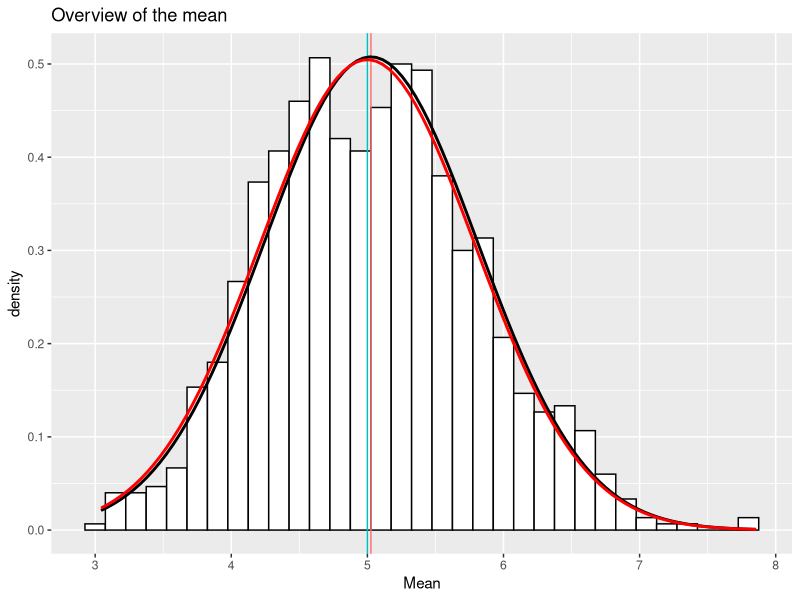

Generate this figure with R:
## ---- chunk 1
library(ggplot2)
## ---- chunk 2
#set the randomness
set.seed(1020)
#Inicialze the variables
lambda<-0.2
n<-40
experiments<-1000
## ---- chunk 3
#make the data
samples<-matrix(rexp(n*experiments,rate=lambda),experiments)
#aplly the mean to the sample data
hist<-data.frame(apply(samples, 1, mean))

## ---- chunk 4
#sample mean
sm<-mean(hist$apply.samples..1..mean.)
sm
#theorical mean
tm<-1/lambda
tm
#diference between the means
sm-tm
## ---- chunk 5
#sample variance
sv<-var(hist$apply.samples..1..mean.)
sv
#theorical variance
tv<-(1/lambda)^2/ n
tv
#diference between the variances
sv-tv
## ---- chunk 6
g=ggplot(hist, aes(x=apply.samples..1..mean.))
gh=g+geom_histogram(binwidth = 0.15,color="black",fill="white",aes(y=..density..))
gh<-gh+xlab("Mean")+labs(title = "Overview of the mean")
gh<- gh + geom_vline(aes(xintercept = sm, colour = "green"))
gh <- gh + geom_vline(aes(xintercept = tm, colour = "yellow"))
gh<-gh + stat_function(fun = dnorm, args = list(mean = sm, sd = sqrt(sv)), color = "black", size = 1.0)
gh <- gh + stat_function(fun = dnorm, args = list(mean = tm, sd = sqrt(tv)), colour = "red", size = 1.0)
gh+theme(legend.position="none")
## ---- chunk 7
 #CI for the sample distribution
 round (mean(sm) + c(-1,1)*1.96*sqrt(sv)/sqrt(n),3)
 #CI for the theorical distribution
  round (mean(tm) + c(-1,1)*1.96*sqrt(tv)/sqrt(n),3)
